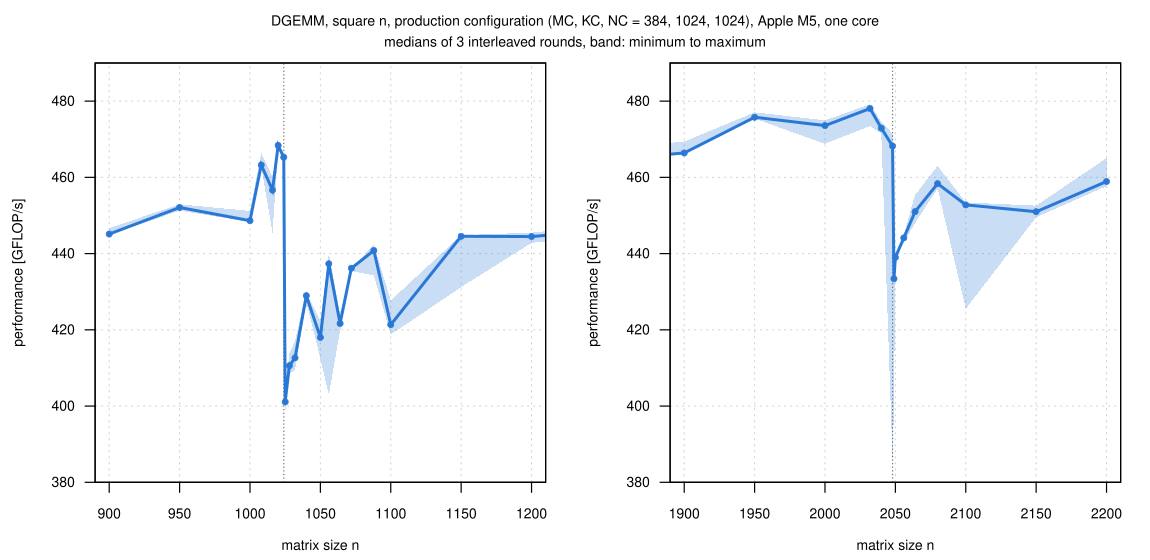

Write the gnuplot code that produced this figure.
load "_style.gp"
set terminal svg size 1150,560 dynamic enhanced font "Helvetica,14" background rgb "white"
set output "repro.svg"
set multiplot layout 1,2 title "DGEMM, square n, production configuration (MC, KC, NC = 384, 1024, 1024), Apple M5, one core\nmedians of 3 interleaved rounds, band: minimum to maximum" font ",14"
set ylabel "performance [GFLOP/s]"
set xlabel "matrix size n"
set yrange [380:490]
set xrange [890:1210]
set xtics 900, 50, 1200
set arrow 1 from 1024, graph 0 to 1024, graph 1 nohead ls 9
plot D."repro.csv" using "n":"gflops_min":"gflops_max" with filledcurves lc rgb "#2a78d6" fs transparent solid 0.25 noborder notitle, \
     ""            using "n":"gflops" with linespoints ls 1 notitle
set xrange [1890:2210]
set xtics 1900, 50, 2200
set arrow 1 from 2048, graph 0 to 2048, graph 1 nohead ls 9
plot D."repro.csv" using "n":"gflops_min":"gflops_max" with filledcurves lc rgb "#2a78d6" fs transparent solid 0.25 noborder notitle, \
     ""            using "n":"gflops" with linespoints ls 1 notitle
unset multiplot
